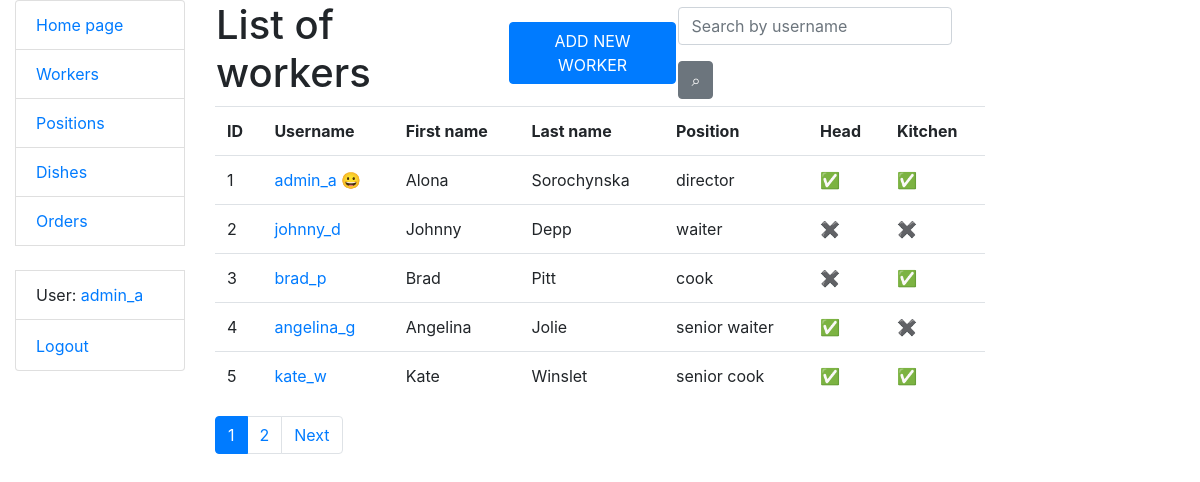
Screenshot of /workers/ (signed in) with the database file from the repository.
### kitchen/models.py (models this page shows, shortened)
class Worker(AbstractUser):
    position = models.ForeignKey("Position", on_delete=models.CASCADE,
                                 null=True, blank=True, related_name="workers")
    class Meta:
        verbose_name = "worker"
        verbose_name_plural = "workers"
    def get_absolute_url(self):
        return reverse("kitchen:worker-detail", kwargs={"pk": self.pk})

class Position(models.Model):
    name = models.CharField(max_length=255)
    lead_position = models.BooleanField(default=False)
    kitchen = models.BooleanField(default=False)
    def __str__(self):
        return self.name

### kitchen/views.py (the view)
# urls.py: path("workers/", WorkerListView.as_view(), name="worker-list"),
class WorkerListView(LoginRequiredMixin, generic.ListView):
    model = Worker
    queryset = Worker.objects.all()
    paginate_by = 5
    def get_context_data(self, *, object_list=None, **kwargs):
        context = super(WorkerListView, self).get_context_data(**kwargs)
        username = self.request.GET.get("username", "")
        context["search_form"] = WorkerSearchForm(
            initial={"username": username}
        )
        return context
    def get_queryset(self):
        form = WorkerSearchForm(self.request.GET)
        if form.is_valid():
            return self.queryset.filter(
                username__icontains=form.cleaned_data["username"]
            )
        return self.queryset

### kitchen/forms.py
class WorkerSearchForm(forms.Form):
    username = forms.CharField(
        max_length=255,
        required=False,
        label="",
        widget=forms.TextInput(
            attrs={"placeholder": "Search by username"}
        ),
    )

### kitchen/templatetags/query_transform.py (called while the page is built)
@register.simple_tag
def query_transform(request, **kwargs):
    updated = request.GET.copy()
    for key, value in kwargs.items():
        if value is not None:
            updated[key] = value
        else:
            updated.pop(key, 0)
    return updated.urlencode()

### templates/kitchen/worker_list.html
{% extends "base.html" %}
{% load crispy_forms_filters %}
{% block content %}
  <table>
    <tr>
      <td><h1>List of workers</h1></td>
      <td width="20"></td>
      <td><a href="{% url 'kitchen:worker-create' %}" class="btn btn-primary">ADD NEW WORKER</a></td>
      <td>
        <form method="get" action="" class="form-inline">
          {{ search_form|crispy }}
          <input class="btn btn-secondary" type="submit" value="⌕">
        </form>
      </td>
    </tr>
  </table>
  {% if worker_list %}
    <table class="table">
      <tr>
        <th>ID</th>
        <th>Username</th>
        <th>First name</th>
        <th>Last name</th>
        <th>Position</th>
        <th>Head</th>
        <th>Kitchen</th>
      </tr>
      {% for worker in worker_list %}
        <tr>
          <td>{{ worker.id }}</td>
          <td><a href="{{ worker.get_absolute_url }}">{{ worker.username }} {% if user == worker %} 😀{% endif %}</a>
          </td>
          <td>{{ worker.first_name }}</td>
          <td>{{ worker.last_name }}</td>
          <td>{{ worker.position }}</td>
          <td>{% if worker.position.lead_position %}✅{% else %}✖️{% endif %}</td>
          <td>{% if worker.position.kitchen %}✅{% else %}✖️{% endif %}</td>
        </tr>
      {% endfor %}
    </table>
  {% else %}
    <p>There are no workers in the service</p>
  {% endif %}
{% endblock %}

### templates/includes/sidebar.html (shortened to what this page needs)
<ul class="sidebar-nav list-group">
  <li class="list-group-item"><a href="{% url "kitchen:index" %}">Home page</a></li>
  <li class="list-group-item"><a href="{% url "kitchen:worker-list" %}">Workers</a></li>
  <li class="list-group-item"><a href="{% url "kitchen:position-list" %}">Positions</a></li>
  <li class="list-group-item"><a href="{% url "kitchen:dish-list" %}">Dishes</a></li>
  <li class="list-group-item"><a href="{% url "kitchen:order-list" %}">Orders</a></li>
  <br>
  {% if user.is_authenticated %}
    <li class="list-group-item">User: <a href="{{ user.get_absolute_url }}">{{ user.get_username }}</a></li>
    <li class="list-group-item">
      <form id="logout-form" action="{% url 'logout' %}" method="post" style="display: inline;">
        <button type="submit" class="btn btn-link" style="padding: 0; border: none; background: none;">Logout</button>
      </form>
    </li>
  {% else %}
    <li class="list-group-item"><a href="{% url 'login' %}?next={{ request.path }}">Login</a></li>
  {% endif %}
</ul>

### rows the page displays
Worker: get_username "admin_a", id "1", username "admin_a", first_name "Alona", last_name "Sorochynska", position "director"
Worker: id "2", username "johnny_d", first_name "Johnny", last_name "Depp", position "waiter"
Worker: id "3", username "brad_p", first_name "Brad", last_name "Pitt", position "cook"
Worker: id "4", username "angelina_g", first_name "Angelina", last_name "Jolie", position "senior waiter"
Worker: id "5", username "kate_w", first_name "Kate", last_name "Winslet", position "senior cook"

### other values shown
{{ num }} "1" "2"
